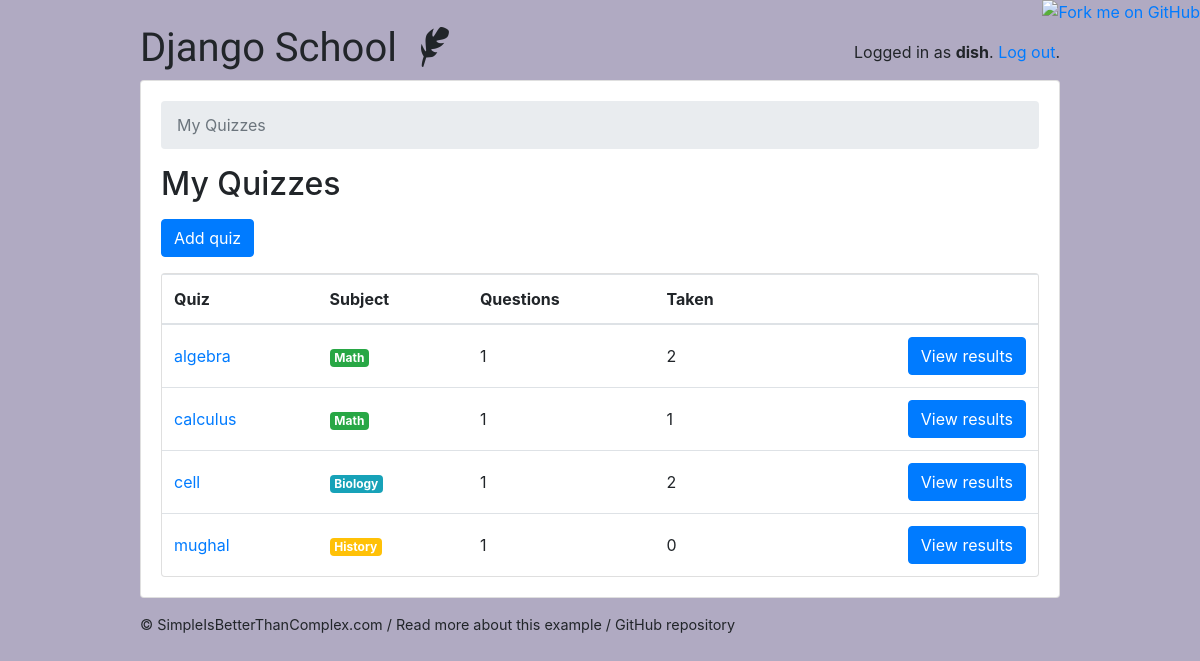
Screenshot of /teachers/ (signed in) with the database file from the repository.
### classroom/models.py (models this page shows, shortened)
class User(AbstractUser):
    is_student = models.BooleanField(default=False)
    is_teacher = models.BooleanField(default=False)

class Quiz(models.Model):
    owner = models.ForeignKey(User, on_delete=models.CASCADE, related_name='quizzes')
    name = models.CharField(max_length=255)
    subject = models.ForeignKey(Subject, on_delete=models.CASCADE, related_name='quizzes')

class Subject(models.Model):
    name = models.CharField(max_length=30)
    color = models.CharField(max_length=7, default='#007bff')
    def get_html_badge(self):
        name = escape(self.name)
        color = escape(self.color)
        html = '<span class="badge badge-primary" style="background-color: %s">%s</span>' % (color, name)
        return mark_safe(html)

### classroom/views/teachers.py (the view)
# urls.py: path('', students.QuizListView.as_view(), name='quiz_list'),
@method_decorator([login_required, teacher_required], name='dispatch')
class QuizListView(ListView):
    model = Quiz
    ordering = ('name', )
    context_object_name = 'quizzes'
    template_name = 'classroom/teachers/quiz_change_list.html'
    def get_queryset(self):
        queryset = self.request.user.quizzes \
            .select_related('subject') \
            .annotate(questions_count=Count('questions', distinct=True)) \
            .annotate(taken_count=Count('taken_quizzes', distinct=True))
        return queryset

### classroom/templates/classroom/teachers/quiz_change_list.html
{% extends 'base.html' %}
{% block content %}
  <nav aria-label="breadcrumb">
    <ol class="breadcrumb">
      <li class="breadcrumb-item active" aria-current="page">My Quizzes</li>
    </ol>
  </nav>
  <h2 class="mb-3">My Quizzes</h2>
  <a href="{% url 'teachers:quiz_add' %}" class="btn btn-primary mb-3" role="button">Add quiz</a>
  <div class="card">
    <table class="table mb-0">
      <thead>
        <tr>
          <th>Quiz</th>
          <th>Subject</th>
          <th>Questions</th>
          <th>Taken</th>
          <th></th>
        </tr>
      </thead>
      <tbody>
        {% for quiz in quizzes %}
          <tr>
            <td class="align-middle"><a href="{% url 'teachers:quiz_change' quiz.pk %}">{{ quiz.name }}</a></td>
            <td class="align-middle">{{ quiz.subject.get_html_badge }}</td>
            <td class="align-middle">{{ quiz.questions_count }}</td>
            <td class="align-middle">{{ quiz.taken_count }}</td>
            <td class="text-right">
              <a href="{% url 'teachers:quiz_results' quiz.pk %}" class="btn btn-primary">View results</a>
            </td>
          </tr>
        {% empty %}
          <tr>
            <td class="bg-light text-center font-italic" colspan="5">You haven't created any quiz yet.</td>
          </tr>
        {% endfor %}
      </tbody>
    </table>
  </div>
{% endblock %}

### templates/base.html (shortened to what this page needs)
{% load static %}<!doctype html>
<html lang="en">
  <head>
    <link rel="stylesheet" href="https://maxcdn.bootstrapcdn.com/bootstrap/4.0.0/css/bootstrap.min.css">
    <link rel="stylesheet" type="text/css" href="{% static 'vendor/fontello-2f186091/css/fontello.css' %}">
    <link rel="stylesheet" type="text/css" href="{% static 'css/app.css' %}">
    {% if user.is_authenticated and user.is_teacher %}
      <link rel="stylesheet" type="text/css" href="{% static 'css/teachers.css' %}">
    {% else %}
      <link rel="stylesheet" type="text/css" href="{% static 'css/students.css' %}">
    {% endif %}
  </head>
  <body>
    <a href="https://github.com/sibtc/django-multiple-user-types-example"><img style="position: absolute; top: 0; right: 0; border: 0;" src="https://camo.githubusercontent.com/38ef81f8aca64bb9a64448d0d70f1308ef5341ab/68747470733a2f2f73332e616d617a6f6e6177732e636f6d2f6769746875622f726962626f6e732f666f726b6d655f72696768745f6461726b626c75655f3132313632312e706e67" alt="Fork me on GitHub" data-canonical-src="https://s3.amazonaws.com/github/ribbons/forkme_right_darkblue_121621.png"></a>
    <div class="container my-4">
      <div class="row justify-content-center">
        <div class="col-md-10 col-sm-12">
          <div class="row">
            <div class="col-6">
              <h1 class="logo">
                <a href="{% url 'home' %}">
                  Django School
                  {% if user.is_authenticated %}
                    {% if user.is_teacher %}
                      <span class="icon-feather" data-toggle="tooltip" data-placement="right" title="Teacher profile"></span>
                    {% else %}
                      <span class="icon-graduation-cap" data-toggle="tooltip" data-placement="right" title="Student profile"></span>
                    {% endif %}
                  {% endif %}
                </a>
              </h1>
            </div>
            <div class="col-6 text-right">
              {% if user.is_authenticated %}
                <p class="pt-3">Logged in as <strong>{{ user.username }}</strong>. <a href="{% url 'logout' %}">Log out</a>.</p>
              {% else %}
                <a href="{% url 'login' %}" class="btn btn-light" role="button">Log in</a>
                <a href="{% url 'signup' %}" class="btn btn-primary" role="button">Sign up</a>
              {% endif %}
            </div>
          </div>
          <div class="card mb-3">
            <div class="card-body">
              {% block content %}
              {% endblock %}
            </div>
          </div>
          <footer>
            <a href="https://simpleisbetterthancomplex.com">© SimpleIsBetterThanComplex.com</a>
            /
            <a href="https://simpleisbetterthancomplex.com/tutorial/2018/01/18/how-to-implement-multiple-user-types-with-django.html">Read more about this example</a>
            /
            <a href="https://github.com/sibtc/django-multiple-user-types-example">GitHub repository</a>
          </footer>
        </div>
      </div>
    </div>
  </body>
</html>

### static/css/app.css (style rules this page uses)
.logo { font-family: 'Clicker Script', cursive; }
.logo a { color: #212529; text-decoration: none; }
footer { font-size: .9rem; }
footer a { color: #212529; }

### static/css/teachers.css (style rules this page uses)
body { background-color: #b0aac2; }

### rows the page displays
User: username "dish"
Quiz: name "algebra", subject.get_html_badge "Math", questions_count "1", taken_count "2"
Quiz: name "calculus", subject.get_html_badge "Math", questions_count "1", taken_count "1"
Quiz: name "cell", subject.get_html_badge "Biology", questions_count "1", taken_count "2"
Quiz: name "mughal", subject.get_html_badge "History", questions_count "1", taken_count "0"
